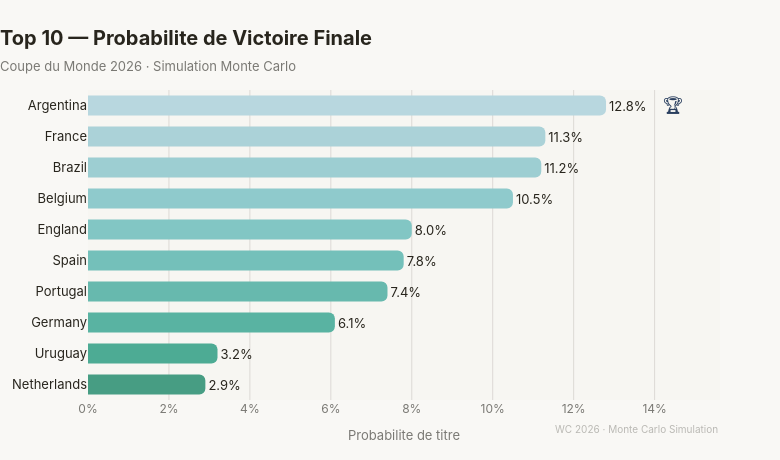

Notebook cell for this chart:
### Markdown cell above
## 6. Etape 5 - La Grande Simulation (Monte Carlo)

Processus: 1 000 tournois virtuels, des poules a la finale.

Resultats attendus: Top 5 (Argentine, France, Belgique, Bresil, Espagne).

Analyse: Belgique en dark horse, Argentine sur le trone.

### Code cell
import pandas as pd
import plotly.graph_objects as go
from pathlib import Path
import colorsys

# --- Chargement des données ---
sim_path = BASE_DIR / "data" / "processed" / "wc2026_simulation.csv"
sim_df = pd.read_csv(sim_path)

top10 = sim_df.sort_values("win_prob", ascending=False).head(10).reset_index(drop=True)

# --- Palette de couleurs gradient personnalisée (du plus fort au plus faible) ---
n = len(top10)
colors = [
    f"oklch({0.45 + 0.35 * (1 - i / (n - 1)):.2f} 0.15 {192 - 30 * i / (n - 1):.0f})"
    for i in range(n)
 ]
# Fallback hex si oklch non supporte dans Plotly

def oklch_to_hex(l, c, h_deg):
    """Approximation oklch -> RGB hex via HLS pour Plotly."""
    h = h_deg / 360
    s = min(c * 2.5, 1.0)
    r, g, b = colorsys.hls_to_rgb(h, l, s)
    return f"#{int(r*255):02x}{int(g*255):02x}{int(b*255):02x}"

hex_colors = [
    oklch_to_hex(0.45 + 0.35 * (1 - i / (n - 1)), 0.15, 192 - 30 * i / (n - 1))
    for i in range(n)
 ]

# --- Construction du graphique ---
fig = go.Figure()

fig.add_trace(go.Bar(
    x=top10["win_prob"],
    y=top10["team"],
    orientation="h",
    marker=dict(
        color=hex_colors,
        line=dict(width=0),
        cornerradius=6,
    ),
    text=[f"{v:.1%}" for v in top10["win_prob"]],
    textposition="outside",
    textfont=dict(size=13, family="Inter, sans-serif", color="#28251d"),
    hovertemplate="<b>%{y}</b><br>Probabilite de titre : <b>%{x:.2%}</b><extra></extra>",
    cliponaxis=False,
))

# --- Annotation du leader ---
top_team = top10.iloc[0]["team"]
top_prob = top10.iloc[0]["win_prob"]
fig.add_annotation(
    x=top_prob,
    y=top_team,
    text="🏆",
    showarrow=False,
    xanchor="left",
    xshift=55,
    font=dict(size=18),
    yshift=0,
 )

# --- Layout ---
title_text = (
    "<b>Top 10 — Probabilite de Victoire Finale</b><br>"
    "<span style='font-size:13px;color:#7a7974'>Coupe du Monde 2026 · Simulation Monte Carlo</span>"
 )
fig.update_layout(
    title=dict(
        text=title_text,
        font=dict(size=20, family="Inter, sans-serif", color="#28251d"),
        x=0,
        xanchor="left",
        pad=dict(b=20),
    ),
    xaxis=dict(
        title=dict(
            text="Probabilite de titre",
            font=dict(size=13, color="#7a7974"),
        ),
        tickformat=".0%",
        gridcolor="#dcd9d5",
        gridwidth=1,
        zeroline=False,
        range=[0, top10["win_prob"].max() * 1.22],
        tickfont=dict(size=12, family="Inter, sans-serif", color="#7a7974"),
    ),
    yaxis=dict(
        title=None,
        autorange="reversed",
        tickfont=dict(size=13, family="Inter, sans-serif", color="#28251d"),
    ),
    plot_bgcolor="#f7f6f2",
    paper_bgcolor="#f9f8f5",
    margin=dict(l=20, r=60, t=90, b=60),
    height=460,
    width=780,
    showlegend=False,
    bargap=0.35,
    font=dict(family="Inter, sans-serif"),
    hoverlabel=dict(
        bgcolor="#1c1b19",
        font=dict(color="#cdccca", size=13, family="Inter, sans-serif"),
        bordercolor="#393836",
    ),
 )

# --- Watermark ---
fig.add_annotation(
    text="WC 2026 · Monte Carlo Simulation",
    xref="paper", yref="paper",
    x=1, y=-0.12,
    xanchor="right",
    font=dict(size=10, color="#bab9b4"),
    showarrow=False,
 )

fig.show()

### Figure 1 — Plotly figure (JSON) as saved in the notebook; plotly's stock layout.template omitted (floating-point values rounded to 4 significant figures)
{"data": [{"cliponaxis": false, "hovertemplate": "<b>%{y}</b><br>Probabilite de titre : <b>%{x:.2%}</b><extra></extra>", "marker": {"color": ["#b8d7df", "#abd2d8", "#9dced2", "#8fcacc", "#82c6c4", "#74c0ba", "#67b9ae", "#59b3a2", "#4dab94", "#479d83"], "cornerradius": 6, "line": {"width": 0}}, "orientation": "h", "text": ["12.8%", "11.3%", "11.2%", "10.5%", "8.0%", "7.8%", "7.4%", "6.1%", "3.2%", "2.9%"], "textfont": {"color": "#28251d", "family": "Inter, sans-serif", "size": 13}, "textposition": "outside", "type": "bar", "x": [0.128, 0.113, 0.112, 0.105, 0.08, 0.078, 0.074, 0.061, 0.032, 0.029], "y": ["Argentina", "France", "Brazil", "Belgium", "England", "Spain", "Portugal", "Germany", "Uruguay", "Netherlands"]}], "layout": {"annotations": [{"font": {"size": 18}, "showarrow": false, "text": "🏆", "x": 0.128, "xanchor": "left", "xshift": 55, "y": "Argentina", "yshift": 0}, {"font": {"color": "#bab9b4", "size": 10}, "showarrow": false, "text": "WC 2026 · Monte Carlo Simulation", "x": 1, "xanchor": "right", "xref": "paper", "y": -0.12, "yref": "paper"}], "bargap": 0.35, "font": {"family": "Inter, sans-serif"}, "height": 460, "hoverlabel": {"bgcolor": "#1c1b19", "bordercolor": "#393836", "font": {"color": "#cdccca", "family": "Inter, sans-serif", "size": 13}}, "margin": {"b": 60, "l": 20, "r": 60, "t": 90}, "paper_bgcolor": "#f9f8f5", "plot_bgcolor": "#f7f6f2", "showlegend": false, "title": {"font": {"color": "#28251d", "family": "Inter, sans-serif", "size": 20}, "pad": {"b": 20}, "text": "<b>Top 10 — Probabilite de Victoire Finale</b><br><span style='font-size:13px;color:#7a7974'>Coupe du Monde 2026 · Simulation Monte Carlo</span>", "x": 0, "xanchor": "left"}, "width": 780, "xaxis": {"gridcolor": "#dcd9d5", "gridwidth": 1, "range": [0, 0.1562], "tickfont": {"color": "#7a7974", "family": "Inter, sans-serif", "size": 12}, "tickformat": ".0%", "title": {"font": {"color": "#7a7974", "size": 13}, "text": "Probabilite de titre"}, "zeroline": false}, "yaxis": {"autorange": "reversed", "tickfont": {"color": "#28251d", "family": "Inter, sans-serif", "size": 13}, "title": {}}}}
